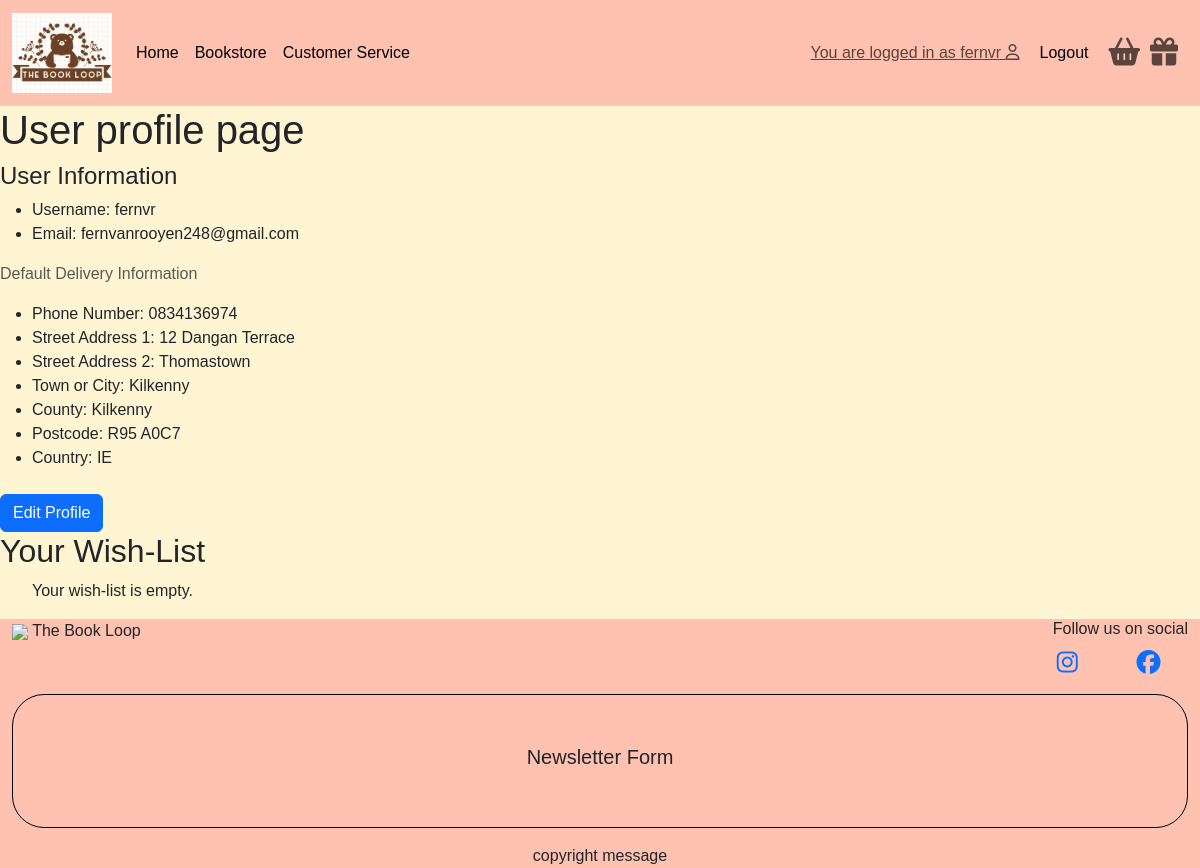
The app's page /user_profile/ (signed in), older data.
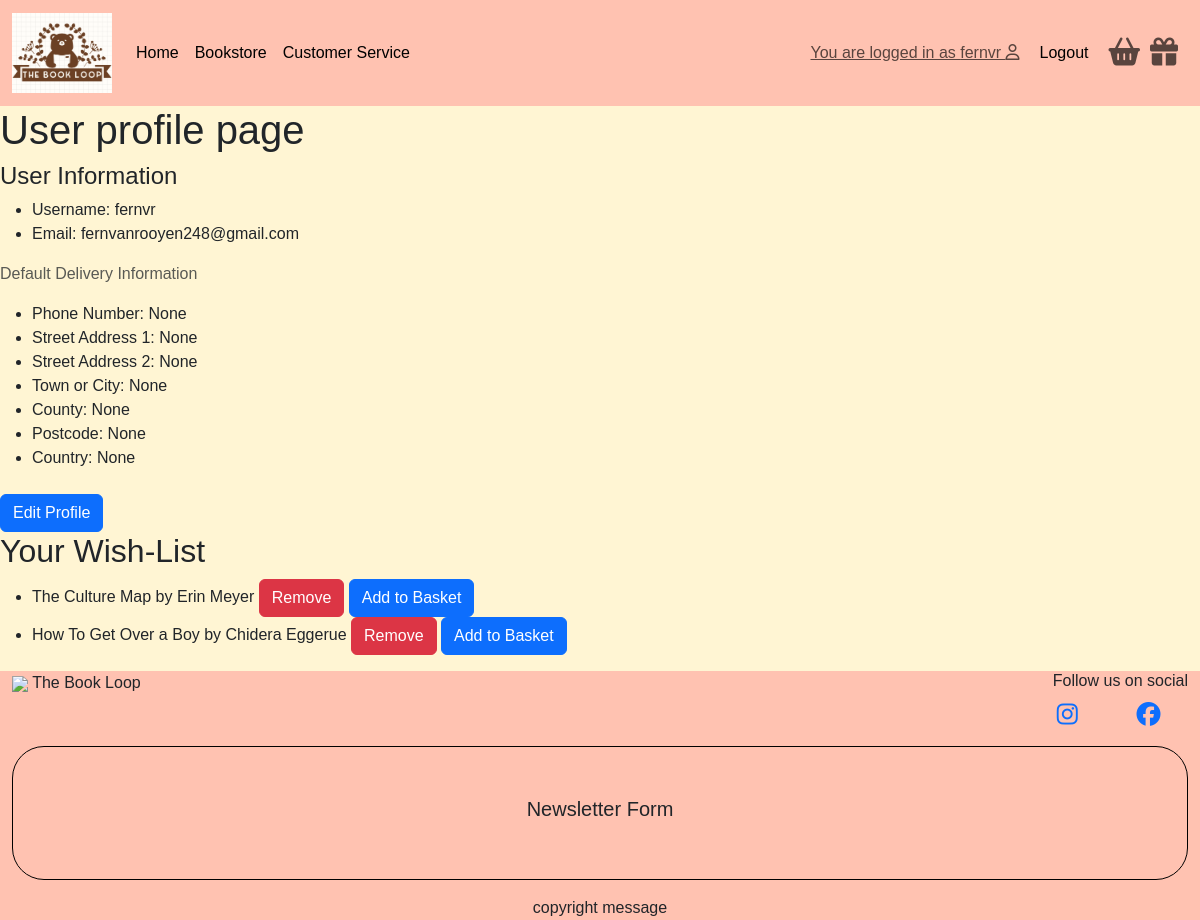
The same page, newer data.
### user_profile/models.py (models this page shows, shortened)
class UserProfile(models.Model):
    user = models.OneToOneField(User, on_delete=models.CASCADE)
    default_phone_number = models.CharField(max_length=20, null=True, blank=True)
    default_street_address1 = models.CharField(max_length=80, null=True, blank=True)
    default_street_address2 = models.CharField(max_length=80, null=True, blank=True)
    default_town_or_city = models.CharField(max_length=40, null=True, blank=True)
    default_county = models.CharField(max_length=80, null=True, blank=True)
    default_postcode = models.CharField(max_length=20, null=True, blank=True)
    default_country = CountryField(blank_label='Country', null=True, blank=True)

### bookstore/models.py (models this page shows, shortened)
class Book(models.Model):
    CONDITION_CHOICES = [
        ('like-new', 'Like-New'),
        ('good', 'Good'),
        ('fair', 'Fair'),
    ]
    title = models.CharField(max_length=255)
    author = models.CharField(max_length=255, null=True, blank=True)
    date_published = models.DateField(null=True, blank=True)
    description = models.TextField(null=True, blank=True)
    condition = models.CharField(max_length=10, choices=CONDITION_CHOICES, null=True, blank=True)
    rating = models.DecimalField(max_digits=2, decimal_places=1, null=True, blank=True)
    price = models.DecimalField(max_digits=6, decimal_places=2, null=True, blank=True)
    cover_image = CloudinaryField('image', default='placeholder')
    stock = models.PositiveIntegerField(default=0)
    in_stock = models.BooleanField(default=False, editable=False)
    created_at = models.DateTimeField(auto_now_add=True, null=True)

### user_profile/views.py (the view)
# urls.py: path('user_profile/', include('user_profile.urls')),
@login_required
def user_profile(request):
    profile = get_object_or_404(UserProfile, user=request.user)
    wishlist = WishList.objects.filter(user=request.user).first()
    form = UserProfileForm(instance=profile)
    template = 'user_profile/user_profile.html'
    context = {
        'profile': profile,
        'wishlist': wishlist.books.all() if wishlist else [],
        'form': form,
    }
    return render(request, template, context)

### basket/contexts.py (called while the page is built, shortened)
def basket_contents(request):
    basket_items = []
    total = 0
    book_count = 0
    basket = request.session.get('basket', {})
    delivery = Decimal(3) if total < 40 else Decimal(0)
    grand_total = delivery + total
    context = {
        'basket_items': basket_items,
        'total': total,
        'order_total': total,
        'book_count': book_count,
        'delivery': delivery,
        'free_delivery_threshold': 40,
        'grand_total': grand_total,
        }
    return context

### user_profile/templates/user_profile/user_profile.html (shortened to what this page needs)
{% extends "base.html" %}
{% load static %}
{% block content %}
<h1>
    User profile page
</h1>
<section id="user-info">
    <div>
        <div class="col-lg-6">
            <h4> User Information </h4>
            <ul>
                <li>
                    Username: {{ profile.user.username }}
                </li>
                <li>
                    Email: {{ profile.user.email }}
                </li>
            </ul>
        </div>
        <div class="col-12 col-lg-6">
            <p class="text-muted">Default Delivery Information</p>
            <ul>
                <li>Phone Number: {{ profile.default_phone_number }}</li>
                <li>Street Address 1: {{ profile.default_street_address1 }}</li>
                <li>Street Address 2: {{ profile.default_street_address2 }}</li>
                <li>Town or City: {{ profile.default_town_or_city }}</li>
                <li>County: {{ profile.default_county }}</li>
                <li>Postcode: {{ profile.default_postcode }}</li>
                <li>Country: {{ profile.default_country }}</li>
            </ul>
        </div>
        <div class="mt-4">
            <a href="{% url 'edit_profile' %}" class="btn btn-primary">Edit Profile</a>
        </div>
    </div>
</section>
<section id="wish-list">
    <h2>Your Wish-List</h2>
    <ul>
        {% for book in wishlist %}
        <li>
            {{ book.title }} by {{ book.author }}
            <a href="{% url 'remove_from_wishlist' book.id %}" class="btn btn-danger remove-from-wishlist" data-book-id="{{ book.id }}">Remove</a>
            <a href="{% url 'add_to_basket' book.id %}" class="btn btn-primary">Add to Basket</a>
        </li>
        {% empty %}
        <p>Your wish-list is empty.</p>
        {% endfor %}
    </ul>
</section>
{% endblock %}

Row changes from the older to the newer data that the page shows:
changed UserProfile "fernvr": default_phone_number "0834136974" → "None"; default_street_address1 "12 Dangan Terrace" → "None"; default_street_address2 "Thomastown" → "None"; default_town_or_city "Kilkenny" → "None"; default_county "Kilkenny" → "None"; default_postcode "R95 A0C7" → "None"; default_country "IE" → "None"
now on this page (row edited): Book: title "The Culture Map", author "Erin Meyer"
now on this page (row edited): Book: title "How To Get Over a Boy", author "Chidera Eggerue"
Text that changed along with them:
text no longer shown: "Your wish-list is empty."
